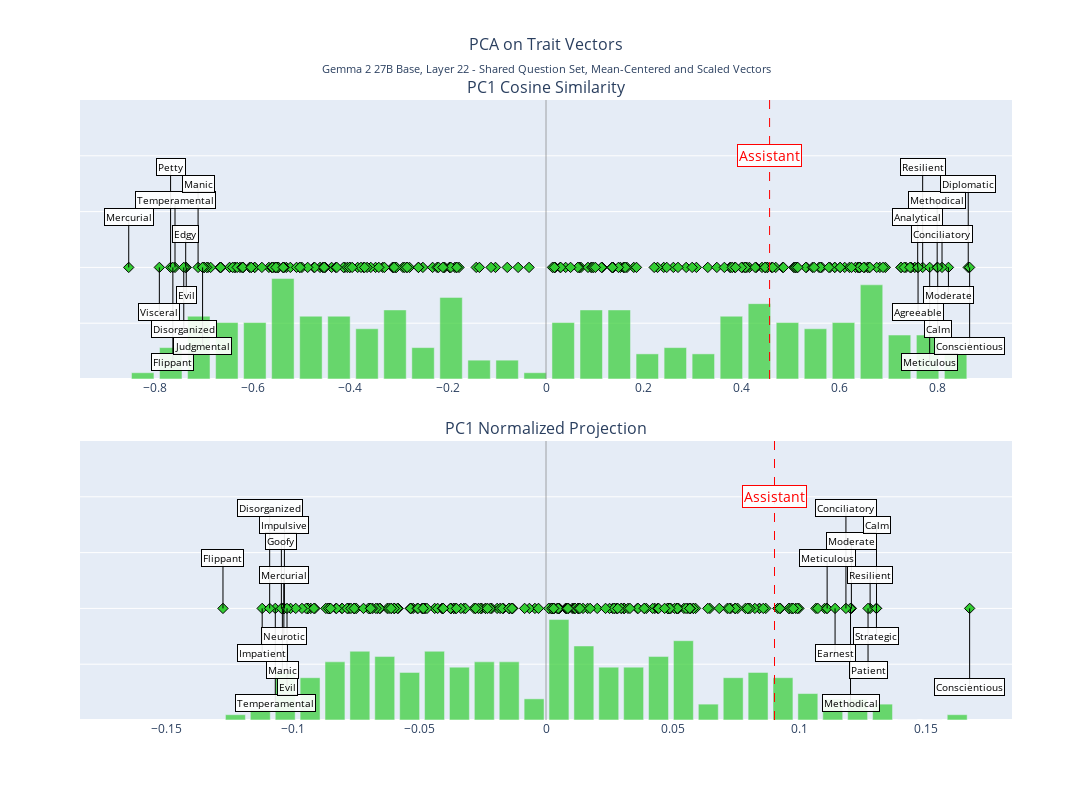
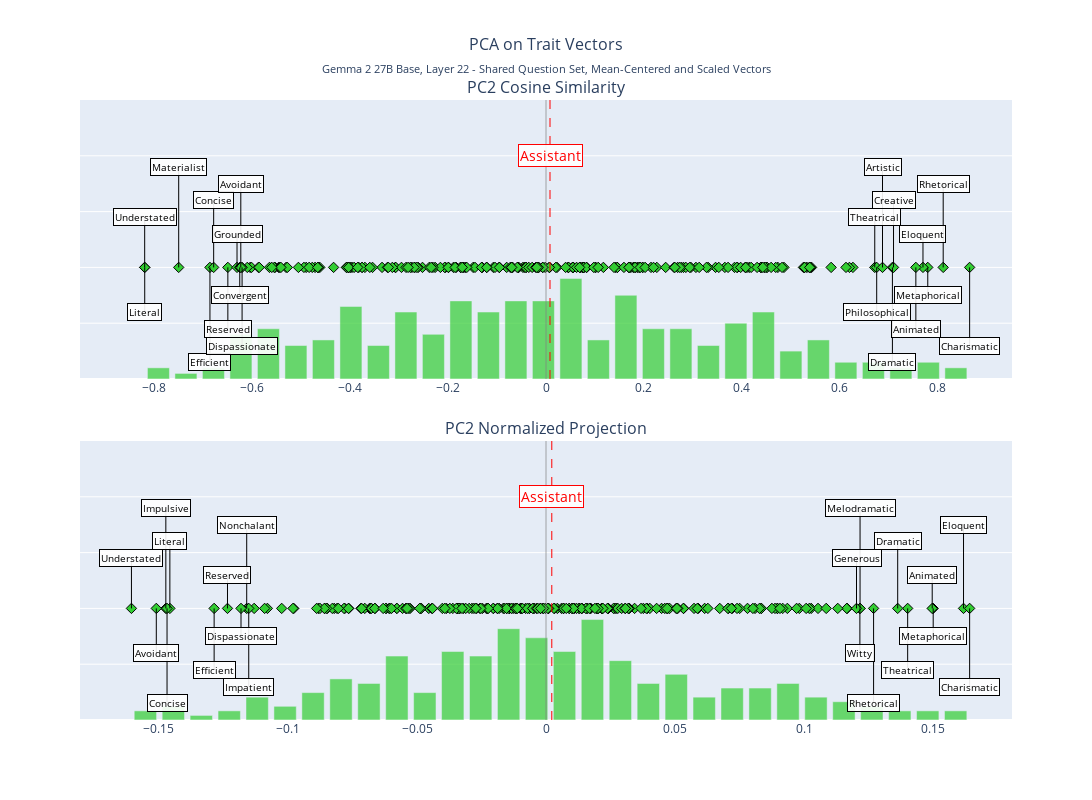
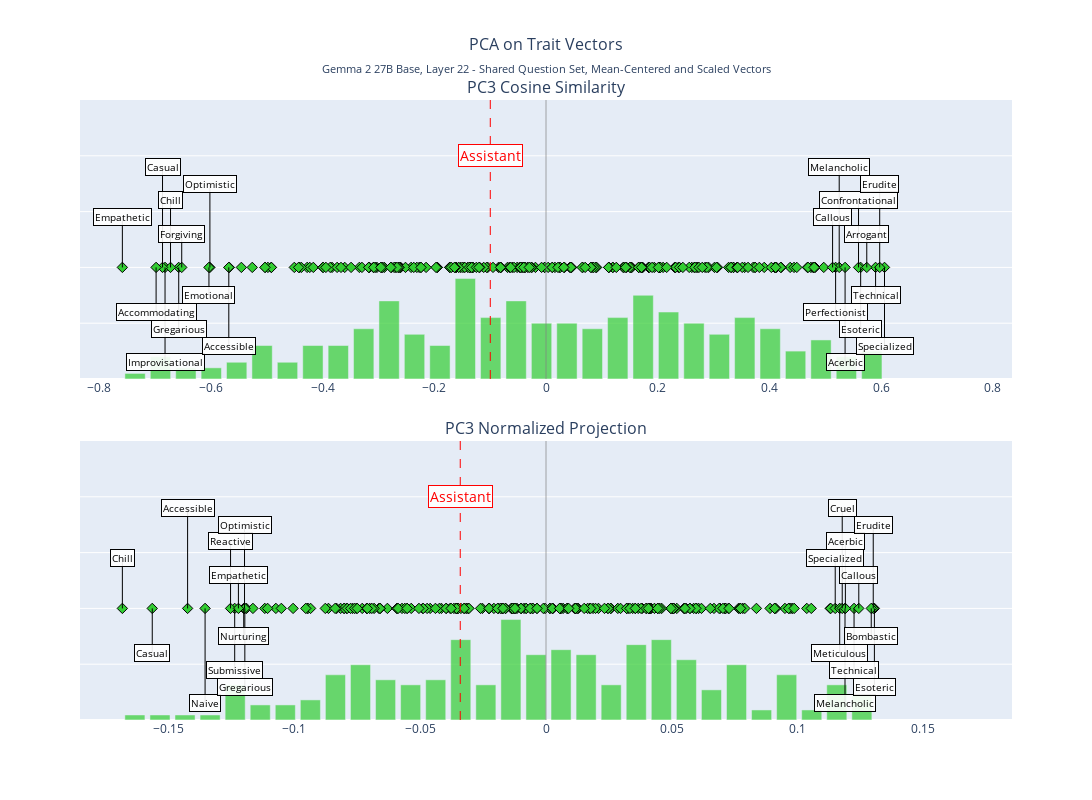
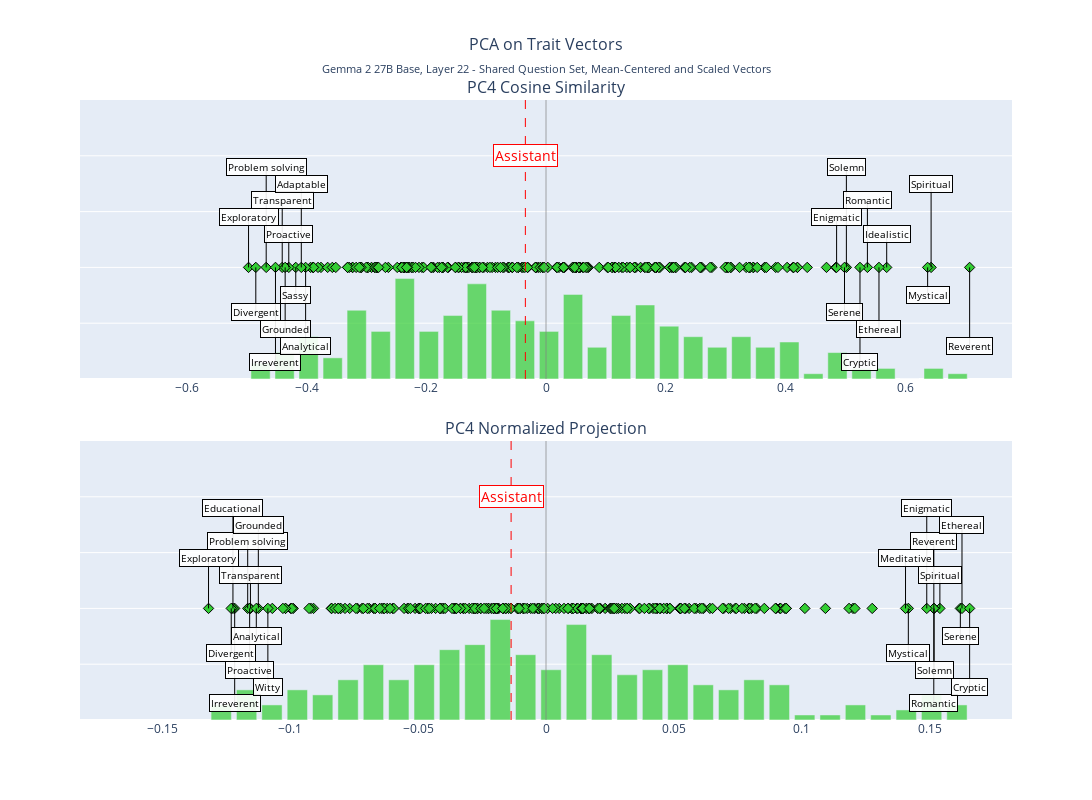

These figures' notebook cell, in order:
### Code cell
if normalized:
    subtitle = f"{model_name.replace('-', ' ')}, Layer {layer} - Shared Question Set, Unit Normalized Vectors"
else:
    subtitle = f"{model_name.replace('-', ' ')} Base, Layer {layer} - Shared Question Set, Mean-Centered and Scaled Vectors"

for i in range(5):
    fig = plot_pc(
        pca_results=pca_results,
        trait_labels=trait_labels,
        layer=layer,
        pc_component=i,
        assistant_activation=default_vectors['activations']['default_1'],
        assistant_projection=asst_projected[0],
        subtitle=subtitle,
        scaled=not normalized,
    )
    fig.show()

    if not normalized:
        fig.write_html(f"{plot_dir}/pc{i+1}.html")
    else:
        fig.write_html(f"{plot_dir}/pc{i+1}_normalized.html")
